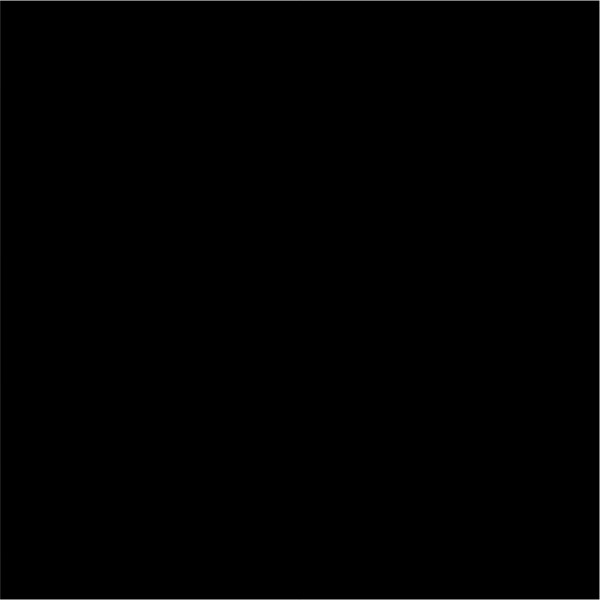
Frame 1 (no input)
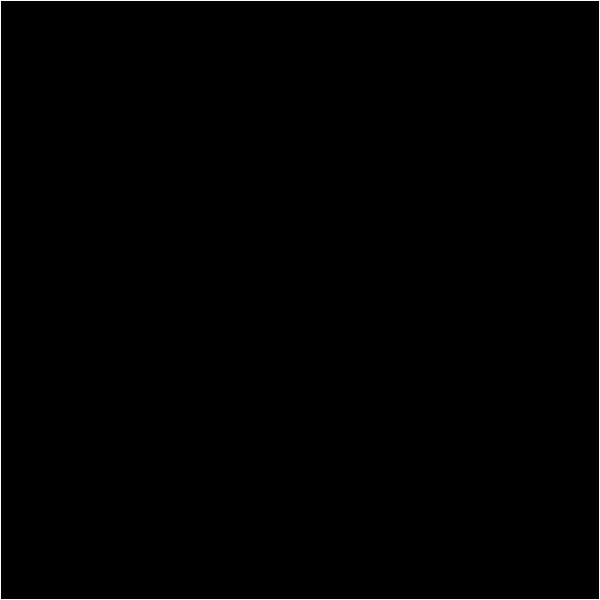
Frame 60 (no input)
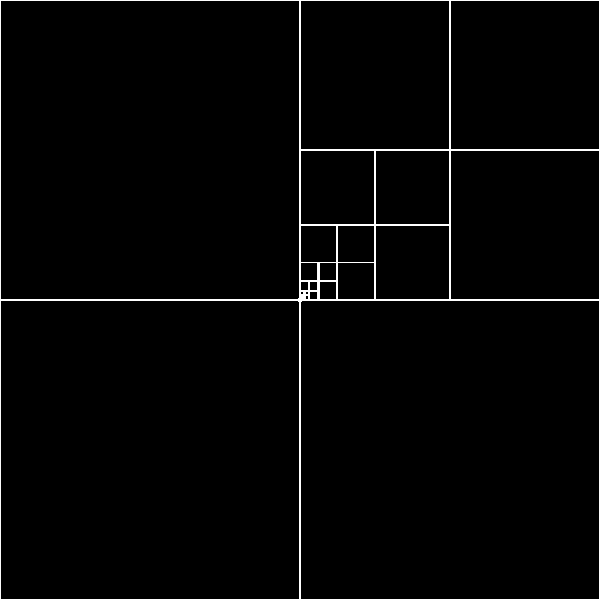
Frame 120 (the mouse pressed at the canvas centre since frame 60)

The p5.js sketch that drew these frames (run headless with seeded random() and noise() and a simulated clock; from frame 60 on, the mouse is pressed at the canvas centre):

// p5.js sketch
// ── sketch.js
let qtree;
function setup() {
  createCanvas(600, 600);
  background(0);
  let boundary = new Rectangle(300, 300, 300, 300);
  qtree = new QuadTree(boundary, 4);
  console.log(qtree);

  // for (let i = 0; i < 500; i++) {
  //   let p = new Point(random(width), random(height));
  //   qtree.insert(p);
  // }
}
function draw() {
  if (mouseIsPressed) {
    let m = new Point(mouseX, mouseY);
    qtree.insert(m);
  }
  qtree.show();
}

// ── quadtree.js
class Point {
  constructor(x, y) {
    this.x = x;
    this.y = y;
  }
}

class Rectangle {
  constructor(x, y, w, h) {
    this.x = x;
    this.y = y;
    this.h = h;
    this.w = w;
  }

  constains(point) {
    return (
      point.x >= this.x - this.w &&
      point.x <= this.x + this.w &&
      point.y >= this.y - this.h &&
      point.y <= this.y + this.h
    );
  }
}

class QuadTree {
  constructor(boundary, n) {
    this.boundary = boundary;
    this.capacity = n;
    this.points = [];
    this.divided = false;
  }
  subdivide() {
    let x = this.boundary.x;
    let y = this.boundary.y;
    let w = this.boundary.w;
    let h = this.boundary.h;
    let ne = new Rectangle(x + w / 2, y - h / 2, w / 2, h / 2);
    this.northeast = new QuadTree(ne, this.capacity);
    let nw = new Rectangle(x - w / 2, y - h / 2, w / 2, h / 2);
    this.northwest = new QuadTree(nw, this.capacity);
    let se = new Rectangle(x + w / 2, y + h / 2, w / 2, h / 2);
    this.southeast = new QuadTree(se, this.capacity);
    let sw = new Rectangle(x - w / 2, y + h / 2, w / 2, h / 2);
    this.southwest = new QuadTree(sw, this.capacity);
  }

  insert(point) {
    if (!this.boundary.constains(point)) {
      return false;
    }
    if (this.points.length < this.capacity) {
      this.points.push(point);
      return true;
    } else {
      if (!this.divided) {
        this.subdivide();
        this.divided = true;
      }
      if (this.northeast.insert(point)) {
        return true;
      } else if (this.northwest.insert(point)) {
        return true;
      } else if (this.southeast.insert(point)) {
        return true;
      } else if (this.southwest.insert(point)) {
        return true;
      }
    }
  }

  show() {
    stroke(255);
    noFill();
    strokeWeight(1);
    rectMode(CENTER);
    rect(
      this.boundary.x,
      this.boundary.y,
      this.boundary.w * 2,
      this.boundary.h * 2
    );
    if (this.divided) {
      this.northeast.show();
      this.northwest.show();
      this.southeast.show();
      this.southwest.show();
    }
    for (let p of this.points) {
      strokeWeight(4);
      point(p.x, p.y);
    }
  }
}

// ── style.css
.sketchBoard{
  display:inline;
  width:100px;
}
